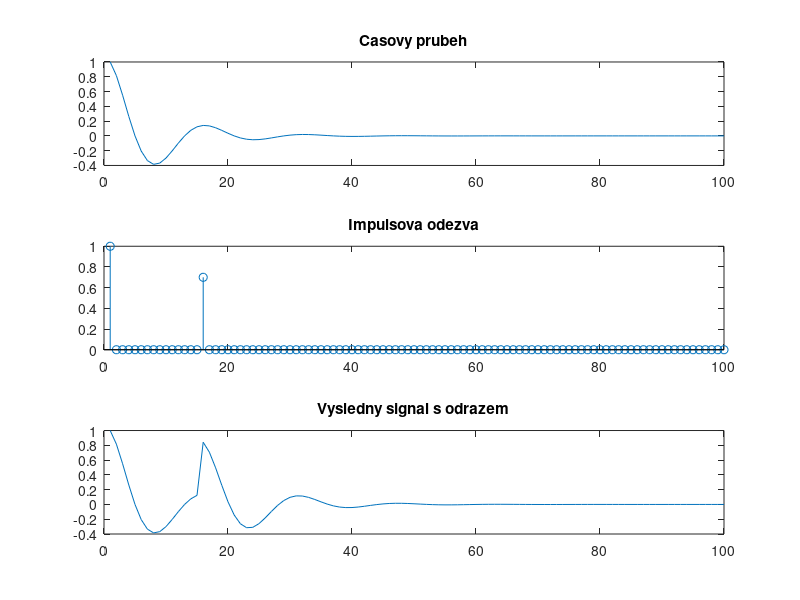
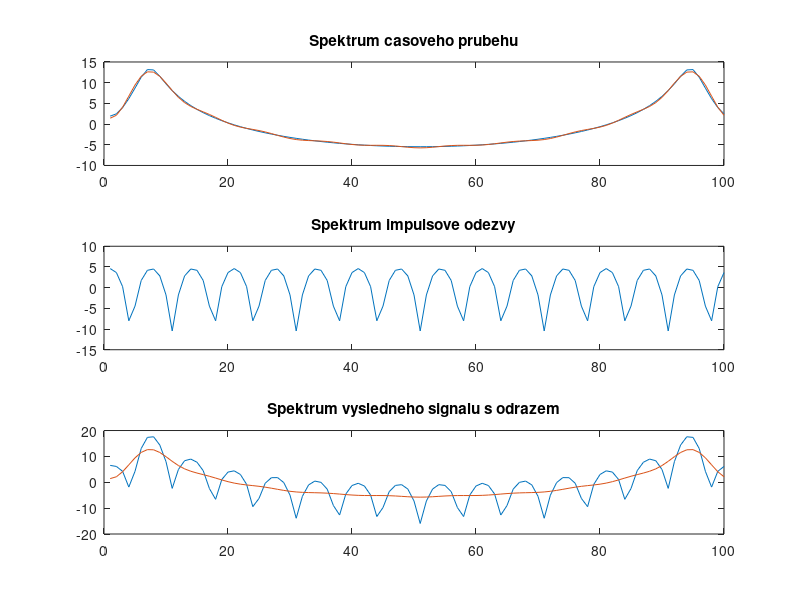
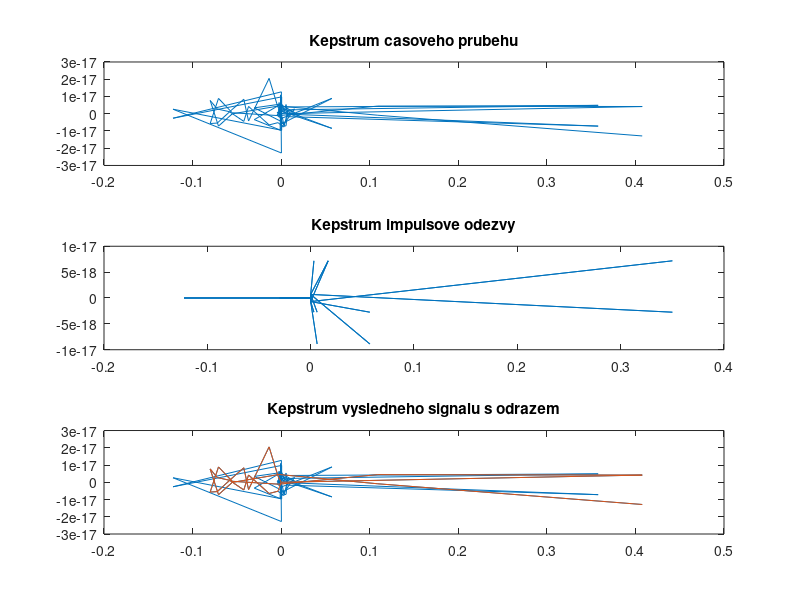

Here is the MATLAB script that generated these plots, in order: (Note: this script raises an error after producing the figures.)
%% init

N = 100;
fs = 8e3;
f = 5e2;
Tau = 0.001;

t = ((0:N-1)/fs)';
s = cos(2*pi*f*t).*exp(-t/Tau);

figure(1)
subplot(311);
plot(s)
title('Casovy prubeh')

subplot(312);
m = 0.7;
M = 15;
% H(z) = 1 + m*z^(-M);
h = zeros(N,1);
h(1) = 1;
h(M+1) = m;
stem(h)
title('Impulsova odezva')

subplot(313);
x = filter(h,1,s);
plot(x)
title('Vysledny signal s odrazem')

%% spektra
figure(2)
subplot(311);
S = abs(fft(s));
plot(20*log10(S))
title('Spektrum casoveho prubehu')

subplot(312);
H = abs(fft(h));
plot(20*log10(H))
title('Spektrum impulsove odezvy')

subplot(313);
X = abs(fft(x));
plot(20*log10(X))
title('Spektrum vysledneho signalu s odrazem')

%% kepstrum
% kepstra z definice
figure(3)
subplot(311);
Cs = ifft((log(abs(fft(x,N)))),N);
plot(Cs)
title('Kepstrum casoveho prubehu')

subplot(312);
Ch = ifft((log(abs(fft(h,N)))),N);
plot(Ch)
title('Kepstrum impulsove odezvy')

subplot(313)
Cx = ifft((log(abs(fft(x,N)))),N);
plot(Cx)
title('Kepstrum vysledneho signalu s odrazem')

%% odstraneni odrazu (konvolucniho sumu)
L = 12;  % chceme zachovat (odhadem) prvnich 12 vzorku - krome nulteho
% lmask = [ones(L+1,1),zeros(N-L-1,1)]; by bylo spatne, protoze kepstrum
% musi byt vzdycky symetricke
lmask = [ones(L+1,1); zeros(N-2*L-1,1); ones(L,1)];  % na konci uz nulty clen neni, takze jen L

figure(3)
hold on
subplot(313);
Cxlift = Cx.*lmask;
plot(Cxlift)
hold off

%% prevod liftrovaneho kepstra zpet
figure(2)
Xlift = exp(fft(Cxlift));
% plot(Xlift)  % bordel: vlivem aproximaci je tam malinka imag. slozka
Xlift = real(Xlift);  % korekce

% tady zbytkem uz si nejsem jistej
subplot(311);
hold on
plot(20*log10(Xlift))
hold off

subplot(313);
hold on
plot(20*log10(Xlift))
hold off

%% realne kepstrum recoveho signalu (hodne zrychlene)
clear, clc, close all;

N = 512;
s = loadbin('vm0.bin');
s = s(end-N+1:end);
s = s.*hamming(N);

S = abs(fft(s));

cs = rceps(s);  % real cepstrum

figure(5)
subplot(311);
plot(s)

subplot(312)
plot(20*log10(S))

subplot(313);
plot(cs)

L = 16;
lmask = [ones(L+1,1); zeros(N-2*L-1,1); ones(L,1)];
cslift = cs.*lmask;

Slift = real(exp(fft(cslift)));

figure(5)
subplot(313);
hold on
plot(cslift)
hold off

subplot(312)
hold on
plot(20*log10(Slift))
hold off
